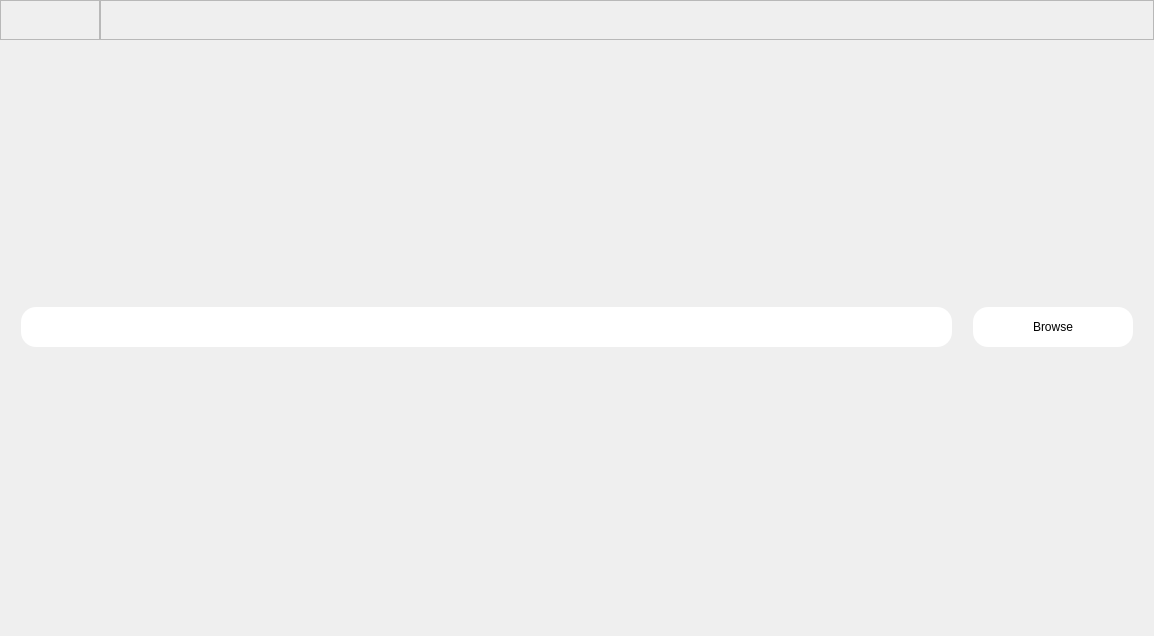
<?xml version="1.0" encoding="UTF-8"?>
<ui version="4.0">
 <class>MainWindow</class>
 <widget class="QMainWindow" name="MainWindow">
  <property name="geometry">
   <rect>
    <x>0</x>
    <y>0</y>
    <width>1154</width>
    <height>636</height>
   </rect>
  </property>
  <property name="windowTitle">
   <string>MainWindow</string>
  </property>
  <widget class="QWidget" name="centralwidget">
   <property name="styleSheet">
    <string notr="true"/>
   </property>
   <layout class="QVBoxLayout" name="verticalLayout">
    <property name="spacing">
     <number>0</number>
    </property>
    <property name="leftMargin">
     <number>0</number>
    </property>
    <property name="topMargin">
     <number>0</number>
    </property>
    <property name="rightMargin">
     <number>0</number>
    </property>
    <property name="bottomMargin">
     <number>0</number>
    </property>
    <item>
     <widget class="QFrame" name="top_frame">
      <property name="minimumSize">
       <size>
        <width>0</width>
        <height>40</height>
       </size>
      </property>
      <property name="maximumSize">
       <size>
        <width>16777215</width>
        <height>40</height>
       </size>
      </property>
      <property name="frameShape">
       <enum>QFrame::NoFrame</enum>
      </property>
      <property name="frameShadow">
       <enum>QFrame::Raised</enum>
      </property>
      <layout class="QHBoxLayout" name="horizontalLayout_2">
       <property name="spacing">
        <number>0</number>
       </property>
       <property name="leftMargin">
        <number>0</number>
       </property>
       <property name="topMargin">
        <number>0</number>
       </property>
       <property name="rightMargin">
        <number>0</number>
       </property>
       <property name="bottomMargin">
        <number>0</number>
       </property>
       <item>
        <widget class="QFrame" name="toggle_frame">
         <property name="minimumSize">
          <size>
           <width>100</width>
           <height>40</height>
          </size>
         </property>
         <property name="maximumSize">
          <size>
           <width>100</width>
           <height>40</height>
          </size>
         </property>
         <property name="styleSheet">
          <string notr="true"/>
         </property>
         <property name="frameShape">
          <enum>QFrame::StyledPanel</enum>
         </property>
         <property name="frameShadow">
          <enum>QFrame::Raised</enum>
         </property>
         <widget class="QPushButton" name="toggle_btn">
          <property name="geometry">
           <rect>
            <x>0</x>
            <y>0</y>
            <width>100</width>
            <height>40</height>
           </rect>
          </property>
          <property name="maximumSize">
           <size>
            <width>150</width>
            <height>40</height>
           </size>
          </property>
          <property name="cursor">
           <cursorShape>PointingHandCursor</cursorShape>
          </property>
          <property name="styleSheet">
           <string notr="true">QPushButton:hover{
	background-color: rgb(255, 255, 255);
	border:0px solid;
}</string>
          </property>
          <property name="text">
           <string/>
          </property>
          <property name="icon">
           <iconset>
            <normaloff>menu-button.png</normaloff>menu-button.png</iconset>
          </property>
          <property name="iconSize">
           <size>
            <width>50</width>
            <height>50</height>
           </size>
          </property>
          <property name="autoDefault">
           <bool>false</bool>
          </property>
          <property name="flat">
           <bool>true</bool>
          </property>
         </widget>
        </widget>
       </item>
       <item>
        <widget class="QFrame" name="top_space">
         <property name="sizePolicy">
          <sizepolicy hsizetype="Preferred" vsizetype="Preferred">
           <horstretch>0</horstretch>
           <verstretch>0</verstretch>
          </sizepolicy>
         </property>
         <property name="maximumSize">
          <size>
           <width>16777215</width>
           <height>40</height>
          </size>
         </property>
         <property name="frameShape">
          <enum>QFrame::StyledPanel</enum>
         </property>
         <property name="frameShadow">
          <enum>QFrame::Raised</enum>
         </property>
        </widget>
       </item>
      </layout>
     </widget>
    </item>
    <item>
     <widget class="QFrame" name="content_frame">
      <property name="sizePolicy">
       <sizepolicy hsizetype="Preferred" vsizetype="Preferred">
        <horstretch>0</horstretch>
        <verstretch>0</verstretch>
       </sizepolicy>
      </property>
      <property name="frameShape">
       <enum>QFrame::NoFrame</enum>
      </property>
      <property name="frameShadow">
       <enum>QFrame::Raised</enum>
      </property>
      <layout class="QHBoxLayout" name="horizontalLayout">
       <property name="spacing">
        <number>0</number>
       </property>
       <property name="leftMargin">
        <number>0</number>
       </property>
       <property name="topMargin">
        <number>0</number>
       </property>
       <property name="rightMargin">
        <number>0</number>
       </property>
       <property name="bottomMargin">
        <number>0</number>
       </property>
       <item>
        <widget class="QFrame" name="sidebar">
         <property name="sizePolicy">
          <sizepolicy hsizetype="Preferred" vsizetype="Preferred">
           <horstretch>0</horstretch>
           <verstretch>0</verstretch>
          </sizepolicy>
         </property>
         <property name="minimumSize">
          <size>
           <width>0</width>
           <height>0</height>
          </size>
         </property>
         <property name="maximumSize">
          <size>
           <width>0</width>
           <height>16777215</height>
          </size>
         </property>
         <property name="styleSheet">
          <string notr="true"/>
         </property>
         <property name="frameShape">
          <enum>QFrame::StyledPanel</enum>
         </property>
         <property name="frameShadow">
          <enum>QFrame::Raised</enum>
         </property>
         <widget class="QPushButton" name="enc_btn">
          <property name="geometry">
           <rect>
            <x>10</x>
            <y>220</y>
            <width>131</width>
            <height>41</height>
           </rect>
          </property>
          <property name="styleSheet">
           <string notr="true">QPushButton:hover{
	border:0px solid;
	border-color: rgb(0, 0, 0);
	background-color: rgb(255, 255, 255);
}</string>
          </property>
          <property name="text">
           <string>Emoji Encrypted Code</string>
          </property>
         </widget>
         <widget class="QPushButton" name="var_enc_btn">
          <property name="geometry">
           <rect>
            <x>10</x>
            <y>300</y>
            <width>131</width>
            <height>41</height>
           </rect>
          </property>
          <property name="styleSheet">
           <string notr="true">QPushButton:hover{
	border:0px solid;
	border-color: rgb(0, 0, 0);
	background-color: rgb(255, 255, 255);
}</string>
          </property>
          <property name="text">
           <string>VAR Encrypted Code</string>
          </property>
         </widget>
         <widget class="QPushButton" name="select_btn">
          <property name="geometry">
           <rect>
            <x>10</x>
            <y>70</y>
            <width>131</width>
            <height>41</height>
           </rect>
          </property>
          <property name="styleSheet">
           <string notr="true">QPushButton:hover{
	border:0px solid;
	border-color: rgb(0, 0, 0);
	background-color: rgb(255, 255, 255);
}</string>
          </property>
          <property name="text">
           <string>Select File</string>
          </property>
         </widget>
         <widget class="QPushButton" name="save_btn">
          <property name="geometry">
           <rect>
            <x>10</x>
            <y>380</y>
            <width>131</width>
            <height>41</height>
           </rect>
          </property>
          <property name="styleSheet">
           <string notr="true">QPushButton:hover{
	border:0px solid;
	border-color: rgb(0, 0, 0);
	background-color: rgb(255, 255, 255);
}</string>
          </property>
          <property name="text">
           <string>Save Encrypted Code</string>
          </property>
         </widget>
         <widget class="QPushButton" name="about">
          <property name="geometry">
           <rect>
            <x>10</x>
            <y>460</y>
            <width>131</width>
            <height>41</height>
           </rect>
          </property>
          <property name="styleSheet">
           <string notr="true">QPushButton:hover{
	border:0px solid;
	border-color: rgb(0, 0, 0);
	background-color: rgb(255, 255, 255);
}</string>
          </property>
          <property name="text">
           <string>About</string>
          </property>
         </widget>
         <widget class="QPushButton" name="org_btn">
          <property name="geometry">
           <rect>
            <x>10</x>
            <y>150</y>
            <width>131</width>
            <height>41</height>
           </rect>
          </property>
          <property name="styleSheet">
           <string notr="true">QPushButton:hover{
	border:0px solid;
	border-color: rgb(0, 0, 0);
	background-color: rgb(255, 255, 255);
}</string>
          </property>
          <property name="text">
           <string>Original Code</string>
          </property>
         </widget>
        </widget>
       </item>
       <item>
        <widget class="QFrame" name="frame">
         <property name="frameShape">
          <enum>QFrame::NoFrame</enum>
         </property>
         <property name="frameShadow">
          <enum>QFrame::Raised</enum>
         </property>
         <layout class="QVBoxLayout" name="verticalLayout_2">
          <property name="spacing">
           <number>0</number>
          </property>
          <property name="leftMargin">
           <number>0</number>
          </property>
          <property name="topMargin">
           <number>0</number>
          </property>
          <property name="rightMargin">
           <number>0</number>
          </property>
          <property name="bottomMargin">
           <number>0</number>
          </property>
          <item>
           <widget class="QStackedWidget" name="stackedWidget">
            <property name="sizePolicy">
             <sizepolicy hsizetype="Expanding" vsizetype="Expanding">
              <horstretch>0</horstretch>
              <verstretch>0</verstretch>
             </sizepolicy>
            </property>
            <property name="cursor">
             <cursorShape>ArrowCursor</cursorShape>
            </property>
            <property name="currentIndex">
             <number>0</number>
            </property>
            <widget class="QWidget" name="page1">
             <property name="sizePolicy">
              <sizepolicy hsizetype="Expanding" vsizetype="Expanding">
               <horstretch>0</horstretch>
               <verstretch>0</verstretch>
              </sizepolicy>
             </property>
             <layout class="QGridLayout" name="gridLayout" rowstretch="0">
              <property name="leftMargin">
               <number>21</number>
              </property>
              <property name="topMargin">
               <number>0</number>
              </property>
              <property name="rightMargin">
               <number>21</number>
              </property>
              <property name="bottomMargin">
               <number>21</number>
              </property>
              <property name="spacing">
               <number>21</number>
              </property>
              <item row="0" column="0">
               <widget class="QLabel" name="org_loc">
                <property name="maximumSize">
                 <size>
                  <width>16777215</width>
                  <height>40</height>
                 </size>
                </property>
                <property name="styleSheet">
                 <string notr="true">background-color: rgb(255, 255, 255);
border-radius:15px;</string>
                </property>
                <property name="text">
                 <string/>
                </property>
               </widget>
              </item>
              <item row="0" column="1">
               <widget class="QPushButton" name="browse">
                <property name="maximumSize">
                 <size>
                  <width>160</width>
                  <height>40</height>
                 </size>
                </property>
                <property name="styleSheet">
                 <string notr="true">QPushButton{
	background-color: rgb(255, 255, 255);
	border-radius:15px;
}
QPushButton:hover{
	background-color: rgb(255, 255, 0);
}</string>
                </property>
                <property name="text">
                 <string>Browse</string>
                </property>
               </widget>
              </item>
             </layout>
            </widget>
            <widget class="QWidget" name="page2">
             <layout class="QVBoxLayout" name="verticalLayout_3">
              <property name="spacing">
               <number>0</number>
              </property>
              <property name="leftMargin">
               <number>0</number>
              </property>
              <property name="topMargin">
               <number>0</number>
              </property>
              <property name="rightMargin">
               <number>0</number>
              </property>
              <property name="bottomMargin">
               <number>0</number>
              </property>
              <item alignment="Qt::AlignRight">
               <widget class="QPushButton" name="copy_btn">
                <property name="styleSheet">
                 <string notr="true">QPushButton:hover{
	border:0px solid;
	border-color: rgb(0, 0, 0);
	background-color: rgb(255, 255, 255);
}</string>
                </property>
                <property name="text">
                 <string>Copy</string>
                </property>
               </widget>
              </item>
              <item>
               <widget class="QTextBrowser" name="code_here">
                <property name="styleSheet">
                 <string notr="true">font: 12pt &quot;MS Shell Dlg 2&quot;;</string>
                </property>
               </widget>
              </item>
             </layout>
            </widget>
            <widget class="QWidget" name="page3">
             <layout class="QVBoxLayout" name="verticalLayout_5">
              <property name="spacing">
               <number>0</number>
              </property>
              <property name="leftMargin">
               <number>0</number>
              </property>
              <property name="topMargin">
               <number>0</number>
              </property>
              <property name="rightMargin">
               <number>0</number>
              </property>
              <property name="bottomMargin">
               <number>0</number>
              </property>
              <item alignment="Qt::AlignRight">
               <widget class="QPushButton" name="copy_btn_2">
                <property name="styleSheet">
                 <string notr="true">QPushButton:hover{
	border:0px solid;
	border-color: rgb(0, 0, 0);
	background-color: rgb(255, 255, 255);
}</string>
                </property>
                <property name="text">
                 <string>Copy</string>
                </property>
               </widget>
              </item>
              <item>
               <widget class="QTextBrowser" name="emj_code_here">
                <property name="styleSheet">
                 <string notr="true">font: 12pt &quot;MS Shell Dlg 2&quot;;</string>
                </property>
               </widget>
              </item>
             </layout>
            </widget>
            <widget class="QWidget" name="page4">
             <layout class="QVBoxLayout" name="verticalLayout_6">
              <property name="spacing">
               <number>0</number>
              </property>
              <property name="leftMargin">
               <number>0</number>
              </property>
              <property name="topMargin">
               <number>0</number>
              </property>
              <property name="rightMargin">
               <number>0</number>
              </property>
              <property name="bottomMargin">
               <number>0</number>
              </property>
              <item alignment="Qt::AlignRight">
               <widget class="QPushButton" name="copy_btn_3">
                <property name="styleSheet">
                 <string notr="true">QPushButton:hover{
	border:0px solid;
	border-color: rgb(0, 0, 0);
	background-color: rgb(255, 255, 255);
}</string>
                </property>
                <property name="text">
                 <string>Copy</string>
                </property>
               </widget>
              </item>
              <item>
               <widget class="QTextBrowser" name="var_code_here">
                <property name="styleSheet">
                 <string notr="true">font: 12pt &quot;MS Shell Dlg 2&quot;;</string>
                </property>
               </widget>
              </item>
             </layout>
            </widget>
            <widget class="QWidget" name="page5">
             <layout class="QGridLayout" name="gridLayout_2">
              <item row="0" column="1">
               <widget class="QPushButton" name="save_emj">
                <property name="minimumSize">
                 <size>
                  <width>0</width>
                  <height>0</height>
                 </size>
                </property>
                <property name="maximumSize">
                 <size>
                  <width>150</width>
                  <height>40</height>
                 </size>
                </property>
                <property name="styleSheet">
                 <string notr="true">QPushButton{
	background-color: rgb(255, 255, 255);
	border-radius:15px;
}
QPushButton:hover{
	background-color: rgb(255, 255, 0);
}</string>
                </property>
                <property name="text">
                 <string>Save Code</string>
                </property>
               </widget>
              </item>
              <item row="0" column="0">
               <widget class="QLabel" name="save_loc_emj">
                <property name="maximumSize">
                 <size>
                  <width>16777215</width>
                  <height>40</height>
                 </size>
                </property>
                <property name="styleSheet">
                 <string notr="true">background-color: rgb(255, 255, 255);
border-radius:20px;</string>
                </property>
                <property name="text">
                 <string/>
                </property>
               </widget>
              </item>
              <item row="1" column="1">
               <widget class="QPushButton" name="save_var">
                <property name="minimumSize">
                 <size>
                  <width>0</width>
                  <height>40</height>
                 </size>
                </property>
                <property name="styleSheet">
                 <string notr="true">QPushButton{
	background-color: rgb(255, 255, 255);
	border-radius:15px;
}
QPushButton:hover{
	background-color: rgb(255, 255, 0);
}</string>
                </property>
                <property name="text">
                 <string>Save Var Code</string>
                </property>
               </widget>
              </item>
              <item row="1" column="0">
               <widget class="QLabel" name="save_var_2">
                <property name="minimumSize">
                 <size>
                  <width>0</width>
                  <height>40</height>
                 </size>
                </property>
                <property name="maximumSize">
                 <size>
                  <width>16777215</width>
                  <height>40</height>
                 </size>
                </property>
                <property name="styleSheet">
                 <string notr="true">background-color: rgb(255, 255, 255);
border-radius:20px;</string>
                </property>
                <property name="text">
                 <string/>
                </property>
               </widget>
              </item>
             </layout>
            </widget>
            <widget class="QWidget" name="page6">
             <layout class="QVBoxLayout" name="verticalLayout_4">
              <item>
               <widget class="QLabel" name="label_4">
                <property name="cursor">
                 <cursorShape>BlankCursor</cursorShape>
                </property>
                <property name="styleSheet">
                 <string notr="true">background-color: rgb(255, 255, 255);</string>
                </property>
                <property name="text">
                 <string>&lt;html&gt;&lt;head/&gt;&lt;body&gt;&lt;p align=&quot;center&quot;&gt;&lt;br/&gt;&lt;/p&gt;&lt;p align=&quot;center&quot;&gt;&lt;span style=&quot; font-size:28pt; font-weight:600; text-decoration: underline;&quot;&gt;ABOUT&lt;/span&gt;&lt;br/&gt;&lt;/p&gt;&lt;p align=&quot;center&quot;&gt;&lt;span style=&quot; font-size:14pt;&quot;&gt;This app helps developer to Encrypt their python code.&lt;/span&gt;&lt;/p&gt;&lt;p align=&quot;center&quot;&gt;&lt;br/&gt;&lt;br/&gt;&lt;/p&gt;&lt;p align=&quot;center&quot;&gt;&lt;span style=&quot; font-size:28pt; font-weight:600; text-decoration: underline;&quot;&gt;Developers&lt;/span&gt;&lt;span style=&quot; font-size:26pt; font-weight:600;&quot;&gt;&lt;br/&gt;&lt;/span&gt;&lt;/p&gt;&lt;p align=&quot;center&quot;&gt;&lt;br/&gt;&lt;/p&gt;&lt;p align=&quot;center&quot;&gt;&lt;span style=&quot; font-size:26pt; font-style:italic;&quot;&gt;Inderjeet Singh (22BTC35118)&lt;/span&gt;&lt;/p&gt;&lt;p align=&quot;center&quot;&gt;&lt;span style=&quot; font-size:26pt; font-style:italic;&quot;&gt;Nishant Pratap Savita (22BTC35142)&lt;/span&gt;&lt;/p&gt;&lt;p align=&quot;center&quot;&gt;&lt;span style=&quot; font-size:26pt; font-style:italic;&quot;&gt;Gunjan&lt;/span&gt;&lt;/p&gt;&lt;p align=&quot;center&quot;&gt;&lt;br/&gt;&lt;/p&gt;&lt;/body&gt;&lt;/html&gt;</string>
                </property>
               </widget>
              </item>
             </layout>
            </widget>
           </widget>
          </item>
         </layout>
        </widget>
       </item>
      </layout>
     </widget>
    </item>
   </layout>
  </widget>
 </widget>
 <resources/>
 <connections/>
</ui>
